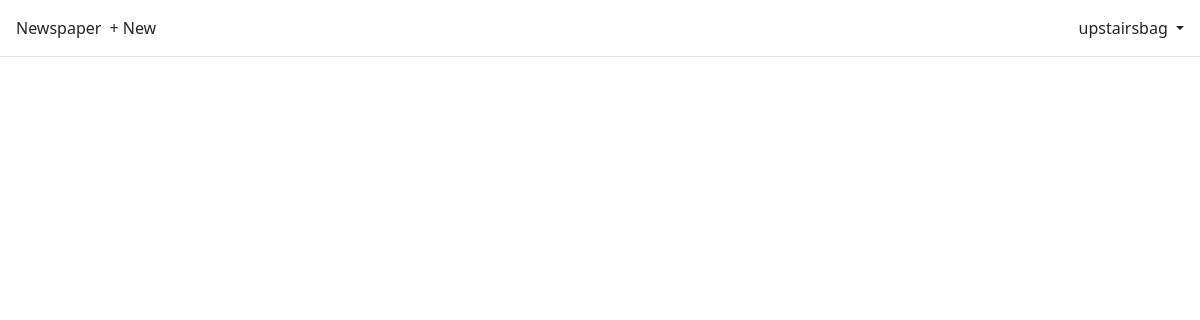
The page /articles/ (signed in) on the database as committed earlier.
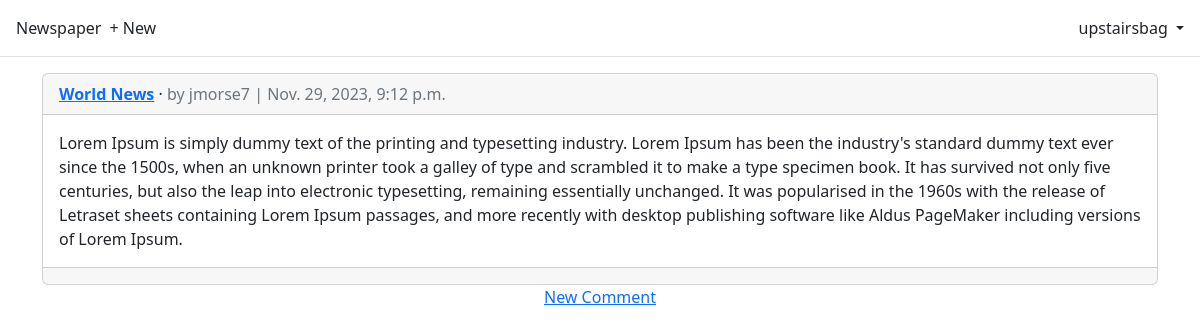
The same page on the database as committed later.
### articles/models.py (models this page shows, shortened)
class Article(models.Model):
    title = models.CharField(max_length=255)
    body = models.TextField()
    date = models.DateTimeField(auto_now_add=True)
    author = models.ForeignKey(
        settings.AUTH_USER_MODEL,
        on_delete=models.CASCADE,
    )
    def get_absolute_url(self):
        return reverse("article_detail", kwargs={"pk": self.pk})

### accounts/models.py (models this page shows)
class CustomUser(AbstractUser):
    age = models.PositiveIntegerField(null=True, blank=True)

### articles/views.py (the view)
# urls.py: path("", ArticleListView.as_view(), name="article_list"),
class ArticleListView(LoginRequiredMixin, ListView):
    model = Article
    template_name = "article_list.html"

### templates/article_list.html (shortened to what this page needs)
{% extends "base.html" %}
{% block content %}
{% for article in article_list %}
<div class="card">
    <div class="card-header">
        <span class="fw-bold">
            <a href="{{ article.get_absolute_url }}">{{ article.title }}</a>
        </span> &middot;
        <span class="text-muted">by {{ article.author }} |
            {{ article.date }}</span>
    </div>
    <div class="card-body">
        {{ article.body }}
    </div>
    <div class="card-footer">
    </div>
    </div>
    <div class="card-footer text-center text-muted">
        <a href="{{ article.get_absolute_url }}">New Comment</a>
    </div>
</div>
<br />
{% endfor %}
{% endblock content %}

Rows that differ between the two databases and show on the page:
added Article: title "World News", author "jmorse7", date "Nov. 29, 2023, 9:12 p.m.", body "Lorem Ipsum is simply dummy text of the printing and typesetting industry. Lorem Ipsum has been the industry's standard dummy text ever since the 1500s, when an unknown printer took a galley of type and scrambled it to make a type specimen book. It has survived not only five centuries, but also the leap into electronic typesetting, remaining essentially unchanged. It was popularised in the 1960s with the release of Letraset sheets containing Lorem Ipsum passages, and more recently with desktop publishing software like Aldus PageMaker including versions of Lorem Ipsum."
